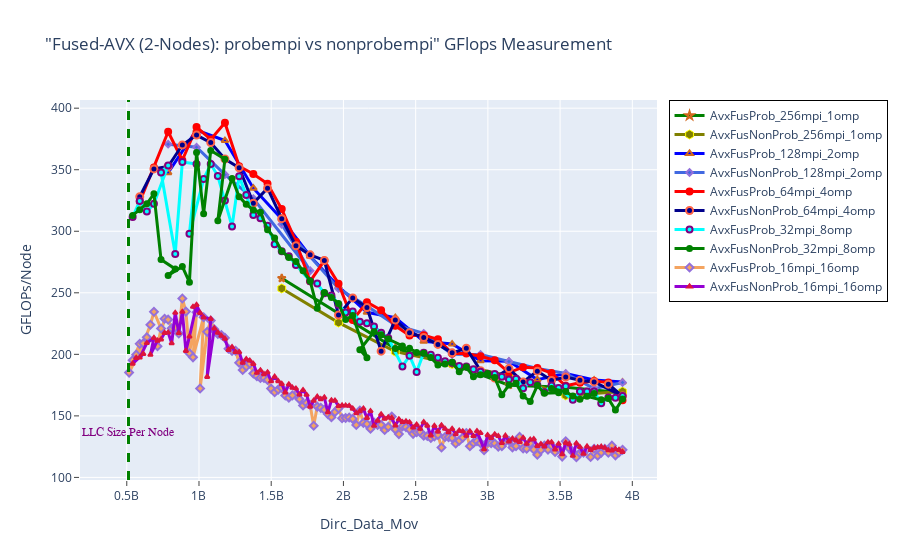

Notebook cell for this chart:
### Markdown cell above
## GFLOPS - AVX-Fused: Probmpi vs Non-Probempi

### Code cell
fig = go.Figure() 

fig.add_trace(go.Scatter(x=(dfn2AvxFusProb_256mpi_1omp.Dirc_Data_Mov*(dfn2AvxFusProb_256mpi_1omp.MPI_size/2)), 
                         y=(dfn2AvxFusProb_256mpi_1omp.GFLOPS*(dfn2AvxFusProb_256mpi_1omp.MPI_size/2)), 
                         mode='lines+markers', 
                         name='AvxFusProb_256mpi_1omp',
                         line=dict(color='green',width=3),
                         marker=dict(symbol='star',size=6,line=dict(color='chocolate',width=2))))

fig.add_trace(go.Scatter(x=(dfn2AvxFusNonProb_256mpi_1omp.Dirc_Data_Mov*(dfn2AvxFusNonProb_256mpi_1omp.MPI_size/2)), 
                         y=(dfn2AvxFusNonProb_256mpi_1omp.GFLOPS*(dfn2AvxFusNonProb_256mpi_1omp.MPI_size/2)), 
                         mode='lines+markers', 
                         name='AvxFusNonProb_256mpi_1omp',
                         line=dict(color='olive',width=3),
                         marker=dict(symbol='hexagon',size=9, line=dict(color='yellow',width=1))))

# case 2
fig.add_trace(go.Scatter(x=(dfn2AvxFusProb_128mpi_2omp.Dirc_Data_Mov*(dfn2AvxFusProb_128mpi_2omp.MPI_size/2)), 
                         y=(dfn2AvxFusProb_128mpi_2omp.GFLOPS*(dfn2AvxFusProb_128mpi_2omp.MPI_size/2)), 
                         mode='lines+markers', 
                         name='AvxFusProb_128mpi_2omp',
                         line=dict(color='blue',width=3),
                         marker=dict(symbol='triangle-up',size=6,line=dict(color='chocolate',width=2))))

fig.add_trace(go.Scatter(x=(dfn2AvxFusNonProb_128mpi_2omp.Dirc_Data_Mov*(dfn2AvxFusNonProb_128mpi_2omp.MPI_size/2)), 
                         y=(dfn2AvxFusNonProb_128mpi_2omp.GFLOPS*(dfn2AvxFusNonProb_128mpi_2omp.MPI_size/2)), 
                         mode='lines+markers', 
                         name='AvxFusNonProb_128mpi_2omp',
                         line=dict(color='royalblue',width=3),
                         marker=dict(symbol='diamond',size=5,line=dict(color='MediumPurple',width=2))))

# case 3
fig.add_trace(go.Scatter(x=(dfn2AvxFusProb_64mpi_4omp.Dirc_Data_Mov*(dfn2AvxFusProb_64mpi_4omp.MPI_size/2)), 
                         y=(dfn2AvxFusProb_64mpi_4omp.GFLOPS*(dfn2AvxFusProb_64mpi_4omp.MPI_size/2)), 
                         mode='lines+markers', 
                         name='AvxFusProb_64mpi_4omp',
                         line=dict(color='red',width=3),
                         marker=dict(symbol='circle',size=6,line=dict(color='red',width=2))))

fig.add_trace(go.Scatter(x=(dfn2AvxFusNonProb_64mpi_4omp.Dirc_Data_Mov*(dfn2AvxFusNonProb_64mpi_4omp.MPI_size/2)), 
                         y=(dfn2AvxFusNonProb_64mpi_4omp.GFLOPS*(dfn2AvxFusNonProb_64mpi_4omp.MPI_size/2)), 
                         mode='lines+markers', 
                         name='AvxFusNonProb_64mpi_4omp',
                         line=dict(color='darkblue',width=3),
                         marker=dict(symbol='circle',size=7, line=dict(color='tomato',width=2))))

# case 4
fig.add_trace(go.Scatter(x=(dfn2AvxFusProb_32mpi_8omp.Dirc_Data_Mov*(dfn2AvxFusProb_32mpi_8omp.MPI_size/2)), 
                         y=(dfn2AvxFusProb_32mpi_8omp.GFLOPS*(dfn2AvxFusProb_32mpi_8omp.MPI_size/2)), 
                         mode='lines+markers', 
                         name='AvxFusProb_32mpi_8omp',
                         line=dict(color='cyan',width=3),
                         marker=dict(symbol='circle',size=6,line=dict(color='Purple',width=2))))


fig.add_trace(go.Scatter(x=(dfn2AvxFusNonProb_32mpi_8omp.Dirc_Data_Mov*(dfn2AvxFusNonProb_32mpi_8omp.MPI_size/2)), 
                         y=(dfn2AvxFusNonProb_32mpi_8omp.GFLOPS*(dfn2AvxFusNonProb_32mpi_8omp.MPI_size/2)), 
                         mode='lines+markers', 
                         name='AvxFusNonProb_32mpi_8omp',
                         line=dict(color='green',width=3),
                         marker=dict(symbol='circle',size=5,line=dict(color='green',width=2))))

# case 5
fig.add_trace(go.Scatter(x=(dfn2AvxFusProb_16mpi_16omp.Dirc_Data_Mov*(dfn2AvxFusProb_16mpi_16omp.MPI_size/2)), 
                         y=(dfn2AvxFusProb_16mpi_16omp.GFLOPS*(dfn2AvxFusProb_16mpi_16omp.MPI_size/2)), 
                         mode='lines+markers', 
                         name='AvxFusProb_16mpi_16omp',
                         line=dict(color='sandybrown',width=3),
                         marker=dict(symbol='diamond',size=6,line=dict(color='MediumPurple',width=2))))

fig.add_trace(go.Scatter(x=(dfn2AvxFusNonProb_16mpi_16omp.Dirc_Data_Mov*(dfn2AvxFusNonProb_16mpi_16omp.MPI_size/2)), 
                         y=(dfn2AvxFusNonProb_16mpi_16omp.GFLOPS*(dfn2AvxFusNonProb_16mpi_16omp.MPI_size/2)), 
                         mode='lines+markers', 
                         name='AvxFusNonProb_16mpi_16omp',
                         line=dict(color='darkviolet',width=3),
                         marker=dict(symbol='triangle-up',size=4,line=dict(color='crimson',width=2))))


# Case 6
fig.add_trace(go.Scatter(x=(dfn2AvxFusProb_8mpi_32omp.Dirc_Data_Mov*(dfn2AvxFusProb_8mpi_32omp.MPI_size/2)), 
                         y=(dfn2AvxFusProb_8mpi_32omp.GFLOPS*(dfn2AvxFusProb_8mpi_32omp.MPI_size/2)), 
                         mode='lines+markers', 
                         name='AvxFusProb_8mpi_32omp',
                         line=dict(color='magenta',width=3),
                         marker=dict(symbol='hexagon',size=9, line=dict(color='yellow',width=1))))

# Adding a vertical line
fig.add_vline(x=512e6, line_width=3, line_dash="dash", line_color="green")
# fig.add_hline(y=1024, line_width=3, line_dash="dash", line_color="red")

# Add annotation
fig.add_annotation(
    x='512e6'
    , y=130
    , text=f'LLC Size Per Node'
    , yanchor='bottom'
    , showarrow=False
    , arrowhead=1
    , arrowsize=1
    , arrowwidth=2
    , arrowcolor="#636363"
    , ax=-20
    , ay=-30
    , font=dict(size=12, color="purple", family="Sans Serif")
    , align="left"
    ,)

fig.update_layout(title='"Fused-AVX (2-Nodes): probempi vs nonprobempi" GFlops Measurement',
                  xaxis_title='Dirc_Data_Mov', yaxis_title='GFLOPs/Node', 
                  xaxis=dict(ticks="outside"),  
                  yaxis=dict(ticks="outside"),
                  legend=go.layout.Legend(bordercolor="black",borderwidth=1))

### Figure 1 — Plotly figure (JSON) as saved in the notebook; plotly's stock layout.template omitted (floating-point values rounded to 4 significant figures; data arrays with more than 128 entries replaced by an {"elided": "..."} marker saying what was removed)
{"data": [{"line": {"color": "green", "width": 3}, "marker": {"line": {"color": "chocolate", "width": 2}, "size": 6, "symbol": "star"}, "mode": "lines+markers", "name": "AvxFusProb_256mpi_1omp", "type": "scatter", "x": [1572864000, 2359296000, 2752512000, 3145728000, 3538944000, 3932160000], "y": [261.8, 204.7, 192.2, 175.0, 173.3, 168.7]}, {"line": {"color": "olive", "width": 3}, "marker": {"line": {"color": "yellow", "width": 1}, "size": 9, "symbol": "hexagon"}, "mode": "lines+markers", "name": "AvxFusNonProb_256mpi_1omp", "type": "scatter", "x": [1572864000, 1966080000, 2359296000, 2752512000, 3145728000, 3538944000, 3932160000], "y": [253.5, 225.8, 202.2, 192.1, 182.6, 166.7, 169.8]}, {"line": {"color": "blue", "width": 3}, "marker": {"line": {"color": "chocolate", "width": 2}, "size": 6, "symbol": "triangle-up"}, "mode": "lines+markers", "name": "AvxFusProb_128mpi_2omp", "type": "scatter", "x": [786432000, 983040000, 1179648000, 1376256000, 1572864000, 1769472000, 1966080000, 2162688000, 2359296000, 2555904000, 2752512000, 2949120000, 3145728000, 3342336000, 3538944000, 3735552000, 3932160000], "y": [347.6, 382.1, 373.7, 335.0, 310.1, 279.7, 255.1, 234.2, 229.8, 210.6, 208.4, 194.8, 194.4, 179.5, 184.4, 179.1, 177.5]}, {"line": {"color": "royalblue", "width": 3}, "marker": {"line": {"color": "MediumPurple", "width": 2}, "size": 5, "symbol": "diamond"}, "mode": "lines+markers", "name": "AvxFusNonProb_128mpi_2omp", "type": "scatter", "x": [786432000, 983040000, 1179648000, 1376256000, 1769472000, 1572864000, 1966080000, 2162688000, 2359296000, 2555904000, 2752512000, 2949120000, 3145728000, 3342336000, 3538944000, 3735552000, 3932160000], "y": [370.7, 368.3, 346.0, 326.5, 267.9, 305.6, 253.4, 239.2, 223.8, 217.1, 200.1, 199.9, 194.2, 188.6, 184.5, 172.2, 177.1]}, {"line": {"color": "red", "width": 3}, "marker": {"line": {"color": "red", "width": 2}, "size": 6, "symbol": "circle"}, "mode": "lines+markers", "name": "AvxFusProb_64mpi_4omp", "type": "scatter", "x": [589824000, 688128000, 786432000, 884736000, 983040000, 1081344000, 1179648000, 1277952000, 1376256000, 1474560000, 1572864000, 1671168000, 1769472000, 1867776000, 1966080000, 2064384000, 2162688000, 2260992000, 2359296000, 2457600000, 2555904000, 2654208000, 2752512000, 2850816000, 2949120000, 3047424000, 3145728000, 3244032000, 3342336000, 3440640000, 3538944000, 3637248000, 3735552000, 3833856000, 3932160000], "y": [324.1, 351.8, 380.9, 357.7, 384.6, 374.6, 388.2, 352.8, 346.6, 338.5, 318.0, 291.5, 259.3, 276.2, 257.3, 227.8, 242.3, 235.8, 223.1, 215.4, 215.4, 212.3, 200.8, 200.7, 198.4, 195.1, 185.2, 189.6, 188.9, 184.8, 174.4, 176.9, 178.4, 177.0, 162.8]}, {"line": {"color": "darkblue", "width": 3}, "marker": {"line": {"color": "tomato", "width": 2}, "size": 7, "symbol": "circle"}, "mode": "lines+markers", "name": "AvxFusNonProb_64mpi_4omp", "type": "scatter", "x": [589824000, 688128000, 786432000, 884736000, 983040000, 1081344000, 1179648000, 1277952000, 1376256000, 1474560000, 1572864000, 1671168000, 1769472000, 1867776000, 1966080000, 2064384000, 2162688000, 2260992000, 2359296000, 2457600000, 2555904000, 2654208000, 2752512000, 2850816000, 2949120000, 3047424000, 3145728000, 3244032000, 3342336000, 3440640000, 3538944000, 3637248000, 3735552000, 3932160000, 3833856000], "y": [328.0, 350.7, 352.6, 370.1, 378.1, 372.1, 358.7, 351.6, 322.7, 335.0, 310.2, 288.1, 280.8, 276.3, 232.0, 245.8, 238.0, 202.6, 227.9, 217.5, 213.7, 208.0, 201.2, 204.9, 186.7, 180.8, 188.4, 177.5, 186.4, 178.8, 181.5, 178.9, 177.6, 166.1, 175.8]}, {"line": {"color": "cyan", "width": 3}, "marker": {"line": {"color": "Purple", "width": 2}, "size": 6, "symbol": "circle"}, "mode": "lines+markers", "name": "AvxFusProb_32mpi_8omp", "type": "scatter", "x": [540672000, 589824000, 638976000, 688128000, 786432000, 737280000, 835584000, 884736000, 983040000, 933888000, 1032192000, 1081344000, 1130496000, 1179648000, 1228800000, 1277952000, 1327104000, 1376256000, 1425408000, 1474560000, 1523712000, 1572864000, 1622016000, 1671168000, 1769472000, 1818624000, 1867776000, 1916928000, 1966080000, 2015232000, 2064384000, 2113536000, 2162688000, 2211840000, 2260992000, 2310144000, 2408448000, 2457600000, 2506752000, 2555904000, 2605056000, 2654208000, 2703360000, 2752512000, 2801664000, 2850816000, 2899968000, 2949120000, 2998272000, 3047424000, 3096576000, 3145728000, 3194880000, 3244032000, 3293184000, 3342336000, 3391488000, 3440640000, 3538944000, 3489792000, 3588096000, 3637248000, 3686400000, 3735552000, 3784704000, 3833856000, 3883008000, 3932160000], "y": [311.5, 324.5, 316.0, 322.3, 353.5, 347.8, 281.5, 356.2, 354.5, 298.0, 342.4, 354.6, 344.8, 325.1, 303.9, 344.7, 329.5, 313.3, 310.7, 304.5, 289.4, 283.7, 279.7, 272.7, 259.5, 257.5, 249.6, 247.9, 240.3, 233.9, 234.9, 226.5, 225.3, 222.6, 217.6, 213.2, 190.2, 198.8, 185.6, 201.3, 199.7, 197.3, 194.4, 193.2, 190.5, 190.1, 187.8, 185.9, 184.3, 184.1, 181.9, 179.6, 180.1, 172.5, 177.3, 175.0, 169.1, 174.7, 174.1, 172.7, 163.0, 169.7, 169.9, 169.8, 160.2, 164.9, 164.7, 166.2]}, {"line": {"color": "green", "width": 3}, "marker": {"line": {"color": "green", "width": 2}, "size": 5, "symbol": "circle"}, "mode": "lines+markers", "name": "AvxFusNonProb_32mpi_8omp", "type": "scatter", "x": [540672000, 589824000, 638976000, 688128000, 737280000, 835584000, 786432000, 884736000, 933888000, 983040000, 1032192000, 1081344000, 1179648000, 1130496000, 1228800000, 1277952000, 1327104000, 1376256000, 1425408000, 1474560000, 1523712000, 1572864000, 1622016000, 1671168000, 1720320000, 1769472000, 1818624000, 1867776000, 1916928000, 1966080000, 2015232000, 2064384000, 2162688000, 2113536000, 2211840000, 2260992000, 2310144000, 2408448000, 2359296000, 2457600000, 2506752000, 2555904000, 2605056000, 2654208000, 2703360000, 2752512000, 2801664000, 2850816000, 2899968000, 2998272000, 2949120000, 3047424000, 3096576000, 3145728000, 3194880000, 3244032000, 3293184000, 3342336000, 3391488000, 3489792000, 3440640000, 3538944000, 3588096000, 3637248000, 3735552000, 3686400000, 3784704000, 3833856000, 3883008000, 3932160000], "y": [312.9, 317.4, 322.3, 330.5, 277.0, 269.4, 264.1, 271.3, 258.6, 364.0, 314.3, 365.6, 358.6, 308.5, 342.8, 328.1, 321.8, 317.3, 315.5, 301.2, 294.5, 283.9, 278.7, 275.4, 267.9, 259.6, 237.4, 250.2, 246.2, 241.3, 228.2, 231.6, 197.2, 203.7, 218.4, 215.9, 212.4, 206.8, 204.8, 205.0, 201.5, 200.9, 197.3, 191.4, 192.1, 193.6, 185.8, 189.6, 181.8, 184.4, 183.3, 181.1, 167.1, 175.1, 176.4, 166.1, 161.7, 174.6, 168.4, 168.7, 172.3, 169.8, 166.1, 163.5, 168.2, 165.9, 163.0, 164.2, 154.7, 163.7]}, {"line": {"color": "sandybrown", "width": 3}, "marker": {"line": {"color": "MediumPurple", "width": 2}, "size": 6, "symbol": "diamond"}, "mode": "lines+markers", "name": "AvxFusProb_16mpi_16omp", "type": "scatter", "x": {"elided": "139 int values"}, "y": {"elided": "139 float values"}}, {"line": {"color": "darkviolet", "width": 3}, "marker": {"line": {"color": "crimson", "width": 2}, "size": 4, "symbol": "triangle-up"}, "mode": "lines+markers", "name": "AvxFusNonProb_16mpi_16omp", "type": "scatter", "x": {"elided": "139 int values"}, "y": {"elided": "139 float values"}}, {"line": {"color": "magenta", "width": 3}, "marker": {"line": {"color": "yellow", "width": 1}, "size": 9, "symbol": "hexagon"}, "mode": "lines+markers", "name": "AvxFusProb_8mpi_32omp", "type": "scatter", "x": [], "y": []}], "layout": {"annotations": [{"align": "left", "arrowcolor": "#636363", "arrowhead": 1, "arrowsize": 1, "arrowwidth": 2, "ax": -20, "ay": -30, "font": {"color": "purple", "family": "Sans Serif", "size": 12}, "showarrow": false, "text": "LLC Size Per Node", "x": "512e6", "y": 130, "yanchor": "bottom"}], "legend": {"bordercolor": "black", "borderwidth": 1}, "shapes": [{"line": {"color": "green", "dash": "dash", "width": 3}, "type": "line", "x0": 512000000, "x1": 512000000, "xref": "x", "y0": 0, "y1": 1, "yref": "y domain"}], "title": {"text": "\"Fused-AVX (2-Nodes): probempi vs nonprobempi\" GFlops Measurement"}, "xaxis": {"ticks": "outside", "title": {"text": "Dirc_Data_Mov"}}, "yaxis": {"ticks": "outside", "title": {"text": "GFLOPs/Node"}}}}
